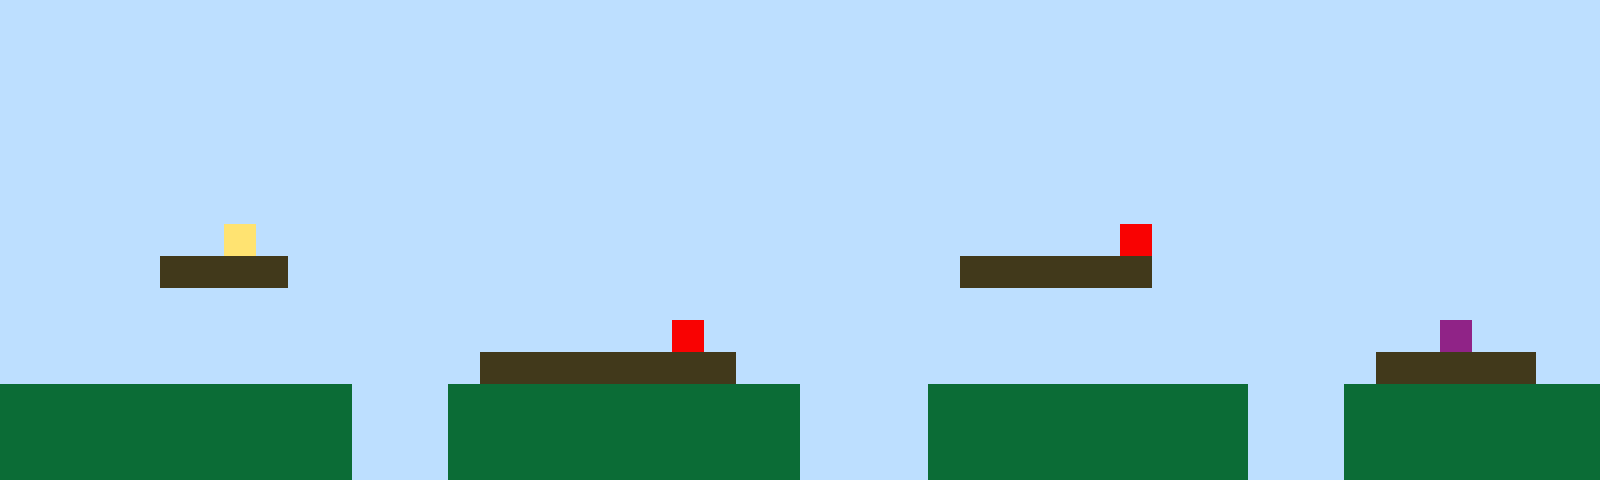

The image is a tile-based game level rendered from a .tmx file. Its description and complete source (layers, tilesets, objects, tile grids) follow:
An orthogonal 50x15 tile map with 32x32 px tiles, 1 tile layer (Tile Layer 1).

<map version="1.10" tiledversion="1.11.2" orientation="orthogonal" renderorder="right-up" width="50" height="15" tilewidth="32" tileheight="32" infinite="0" nextlayerid="2" nextobjectid="1"><editorsettings><export target="map1.csv" format="csv" /></editorsettings><tileset firstgid="1" name="sprites" tilewidth="32" tileheight="32" tilecount="6" columns="3"><image source="sprites.png" width="96" height="64" /></tileset><layer id="1" name="Tile Layer 1" width="50" height="15"><data encoding="csv">1,1,1,1,1,1,1,1,1,1,1,1,1,1,1,1,1,1,1,1,1,1,1,1,1,1,1,1,1,1,1,1,1,1,1,1,1,1,1,1,1,1,1,1,1,1,1,1,1,1,1,1,1,1,1,1,1,1,1,1,1,1,1,1,1,1,1,1,1,1,1,1,1,1,1,1,1,1,1,1,1,1,1,1,1,1,1,1,1,1,1,1,1,1,1,1,1,1,1,1,1,1,1,1,1,1,1,1,1,1,1,1,1,1,1,1,1,1,1,1,1,1,1,1,1,1,1,1,1,1,1,1,1,1,1,1,1,1,1,1,1,1,1,1,1,1,1,1,1,1,1,1,1,1,1,1,1,1,1,1,1,1,1,1,1,1,1,1,1,1,1,1,1,1,1,1,1,1,1,1,1,1,1,1,1,1,1,1,1,1,1,1,1,1,1,1,1,1,1,1,1,1,1,1,1,1,1,1,1,1,1,1,1,1,1,1,1,1,1,1,1,1,1,1,1,1,1,1,1,1,1,1,1,1,1,1,1,1,1,1,1,1,1,1,1,1,1,1,1,1,1,1,1,1,1,1,1,1,1,1,1,1,1,1,1,1,1,1,1,1,1,1,1,1,1,1,1,1,1,1,1,1,1,1,1,1,1,1,1,1,1,1,1,1,1,1,1,1,1,1,1,1,1,1,1,1,1,1,1,1,1,1,1,1,1,1,1,1,1,1,1,1,1,1,1,1,1,1,1,1,1,1,1,1,1,1,1,1,1,1,1,1,1,1,1,1,1,1,1,1,1,1,1,1,1,1,1,4,1,1,1,1,1,1,1,1,1,1,1,1,1,1,1,1,1,1,1,1,1,1,1,1,1,1,1,5,1,1,1,1,1,1,1,1,1,1,1,1,1,1,1,1,1,1,1,3,3,3,3,1,1,1,1,1,1,1,1,1,1,1,1,1,1,1,1,1,1,1,1,1,3,3,3,3,3,3,1,1,1,1,1,1,1,1,1,1,1,1,1,1,1,1,1,1,1,1,1,1,1,1,1,1,1,1,1,1,1,1,1,1,1,1,1,1,1,1,1,1,1,1,1,1,1,1,1,1,1,1,1,1,1,1,1,1,1,1,1,1,1,1,1,1,1,1,1,1,1,1,1,1,1,1,1,1,1,1,1,1,1,1,1,5,1,1,1,1,1,1,1,1,1,1,1,1,1,1,1,1,1,1,1,1,1,1,1,6,1,1,1,1,1,1,1,1,1,1,1,1,1,1,1,1,1,1,1,3,3,3,3,3,3,3,3,1,1,1,1,1,1,1,1,1,1,1,1,1,1,1,1,1,1,1,1,3,3,3,3,3,1,1,2,2,2,2,2,2,2,2,2,2,2,1,1,1,2,2,2,2,2,2,2,2,2,2,2,1,1,1,1,2,2,2,2,2,2,2,2,2,2,1,1,1,2,2,2,2,2,2,2,2,2,2,2,2,2,2,2,2,2,2,2,1,1,1,2,2,2,2,2,2,2,2,2,2,2,1,1,1,1,2,2,2,2,2,2,2,2,2,2,1,1,1,2,2,2,2,2,2,2,2,2,2,2,2,2,2,2,2,2,2,2,1,1,1,2,2,2,2,2,2,2,2,2,2,2,1,1,1,1,2,2,2,2,2,2,2,2,2,2,1,1,1,2,2,2,2,2,2,2,2</data></layer></map>
